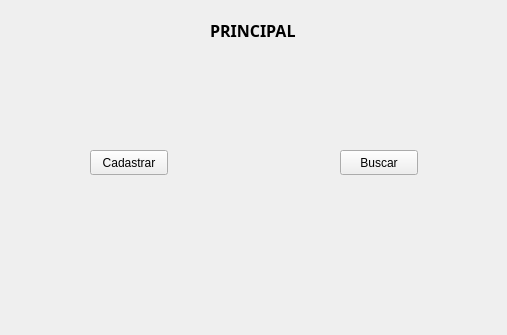
<?xml version="1.0" encoding="UTF-8"?>
<ui version="4.0">
 <class>MainWindow</class>
 <widget class="QMainWindow" name="MainWindow">
  <property name="geometry">
   <rect>
    <x>0</x>
    <y>0</y>
    <width>507</width>
    <height>335</height>
   </rect>
  </property>
  <property name="windowTitle">
   <string>MainWindow</string>
  </property>
  <widget class="QWidget" name="centralwidget">
   <widget class="QLabel" name="label">
    <property name="geometry">
     <rect>
      <x>210</x>
      <y>20</y>
      <width>91</width>
      <height>20</height>
     </rect>
    </property>
    <property name="font">
     <font>
      <family>Hack</family>
      <pointsize>12</pointsize>
      <weight>75</weight>
      <bold>true</bold>
     </font>
    </property>
    <property name="text">
     <string>PRINCIPAL</string>
    </property>
   </widget>
   <widget class="QPushButton" name="pushButton">
    <property name="geometry">
     <rect>
      <x>90</x>
      <y>150</y>
      <width>78</width>
      <height>25</height>
     </rect>
    </property>
    <property name="text">
     <string>Cadastrar</string>
    </property>
   </widget>
   <widget class="QPushButton" name="pushButton_2">
    <property name="geometry">
     <rect>
      <x>340</x>
      <y>150</y>
      <width>78</width>
      <height>25</height>
     </rect>
    </property>
    <property name="text">
     <string>Buscar</string>
    </property>
   </widget>
  </widget>
 </widget>
 <resources/>
 <connections/>
</ui>
